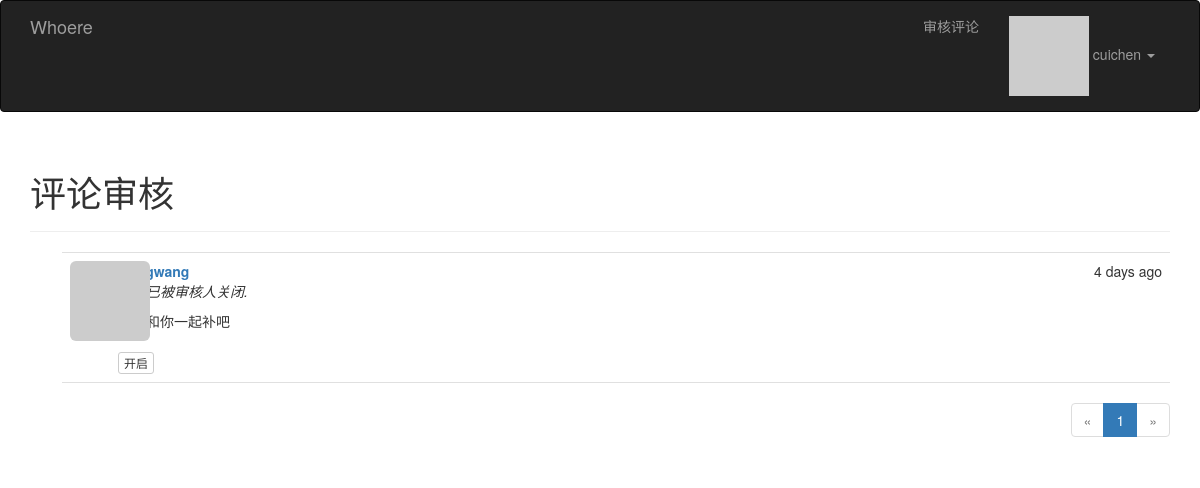
Screenshot of /moderate (signed in) with the database file from the repository.
### app/models.py (models this page shows, shortened)
class User(UserMixin, db.Model):
    __tablename__ = 'users'
    id = db.Column(db.Integer, primary_key=True)
    email = db.Column(db.String(64), unique=True, index=True)
    username = db.Column(db.String(64), unique=True, index=True)
    role_id = db.Column(db.Integer, db.ForeignKey('roles.id'))
    password_hash = db.Column(db.String(128))
    confirmed = db.Column(db.Boolean, default=False)
    name = db.Column(db.String(64))
    location = db.Column(db.String(64))
    about_me = db.Column(db.Text())
    member_since = db.Column(db.DateTime(), default=datetime.utcnow)
    last_seen = db.Column(db.DateTime(), default=datetime.utcnow)
    avatar_hash = db.Column(db.String(32))
    posts = db.relationship('Post', backref='author', lazy='dynamic')
    followed = db.relationship('Follow',
                               foreign_keys=[Follow.follower_id],
                               backref=db.backref('follower', lazy='joined'),
                               lazy='dynamic',
                               cascade='all, delete-orphan')
    followers = db.relationship('Follow',
                                foreign_keys=[Follow.followed_id],
                                backref=db.backref('followed', lazy='joined'),
                                lazy='dynamic',
                                cascade='all, delete-orphan')
    comments = db.relationship('Comment', backref='author', lazy='dynamic')
    @property
    def password(self):
        raise AttributeError('password is not a readable attribute')
    def can(self, permissions):
        return self.role is not None and \
            (self.role.permissions & permissions) == permissions
    def ping(self):
        self.last_seen = datetime.utcnow()
        db.session.add(self)
    def gravatar(self, size=100, default='identicon', rating='g'):
        if request.is_secure:
            url = 'https://secure.gravatar.com/avatar'
        else:
            url = 'http://www.gravatar.com/avatar'
        hash = self.avatar_hash or hashlib.md5(
            self.email.encode('utf-8')).hexdigest()
        return '{url}/{hash}?s={size}&d={default}&r={rating}'.format(
            url=url, hash=hash, size=size, default=default, rating=rating)

class Comment(db.Model):
    __tablename__ = 'comments'
    id = db.Column(db.Integer, primary_key=True)
    body = db.Column(db.Text)
    body_html = db.Column(db.Text)
    timestamp = db.Column(db.DateTime, index=True, default=datetime.utcnow)
    disabled = db.Column(db.Boolean)
    author_id = db.Column(db.Integer, db.ForeignKey('users.id'))
    post_id = db.Column(db.Integer, db.ForeignKey('posts.id'))

### app/main/views.py (the view)
@main.route('/moderate')
@login_required
@permission_required(Permission.MODERATE_COMMENTS)
def moderate():
    page = request.args.get('page', 1, type=int)
    pagination = Comment.query.order_by(Comment.timestamp.desc()).paginate(
        page, per_page=current_app.config['WHOERE_COMMENTS_PER_PAGE'],
        error_out=False)
    comments = pagination.items
    return render_template('moderate.html', comments=comments,
                           pagination=pagination, page=page)

### app/auth/views.py (called while the page is built)
@auth.before_app_request
def before_request():
    if current_user.is_authenticated:
        current_user.ping()
        if not current_user.confirmed \
                and request.endpoint \
                and request.endpoint[:5] != 'auth.' \
                and request.endpoint != 'static':
            return redirect(url_for('auth.unconfirmed'))

### app/main/__init__.py (called while the page is built)
@main.app_context_processor
def inject_permissions():
    return dict(Permission=Permission)

### app/main/views.py (called while the page is built)
@main.after_app_request
def after_request(response):
    for query in get_debug_queries():
        if query.duration >= current_app.config['WHOERE_SLOW_DB_QUERY_TIME']:
            current_app.logger.warning(
                'Slow query: %s\nParameters: %s\nDuration: %fs\nContext: %s\n'
                % (query.statement, query.parameters, query.duration,
                   query.context))
    return response

### app/models.py (called while the page is built)
@login_manager.user_loader
def load_user(user_id):
    return User.query.get(int(user_id))

### app/templates/moderate.html (shortened to what this page needs)
{% extends "base.html" %}
{% import "_macros.html" as macros %}
{% block page_content %}
<div class="page-header">
    <h1>评论审核</h1>
</div>
{% set moderate = True %}
{% include '_comments.html' %}
{% if pagination %}
<div class="pagination">
    {{ macros.pagination_widget(pagination, '.moderate') }}
</div>
{% endif %}
{% endblock %}

### app/templates/base.html (shortened to what this page needs)
{% extends "bootstrap/base.html" %}
{% block head %}
{{ super() }}
<link rel="stylesheet" type="text/css" href="{{ url_for('static', filename='styles.css') }}">
{% endblock %}
{% block navbar %}
<div class="navbar navbar-inverse" role="navigation">
    <div class="container">
        <div class="navbar-header">
            <a class="navbar-brand" href="{{ url_for('main.index') }}"> Whoere </a>
        </div>
        <div class="navbar-collapse collapse">
            <ul class="nav navbar-nav navbar-right">
                {% if current_user.can(Permission.MODERATE_COMMENTS) %}
                <li><a href="{{ url_for('main.moderate') }}">审核评论</a></li>
                {% endif %}
                {% if current_user.is_authenticated %}
                <li class="dropdown">
                    <a href="#" class="dropdown-toggle" data-toggle="dropdown">
                        <img src="{{ current_user.gravatar(size=18) }}">
                        {{current_user.username}} <b class="caret"></b>
                    </a>
                </li>
                {% else %}
                <li><a href="{{ url_for('auth.login') }}">登录</a></li>
                {% endif %}
            </ul>
        </div>
    </div>
</div>
{% endblock %}
{% block content %}
<div class="container">
    {% block page_content %}{% endblock %}
</div>
{% endblock %}

### app/templates/_comments.html
<ul class="comments">
    {% for comment in comments %}
    <li class="comment">
        <div class="comment-thumbnail">
            <a href="{{ url_for('.user', username=comment.author.username) }}">
                <img class="img-rounded profile-thumbnail" src="{{ comment.author.gravatar(size=40) }}">
            </a>
        </div>
        <div class="comment-content">
            <div class="comment-date">{{ moment(comment.timestamp).fromNow() }}</div>
            <div class="comment-author"><a href="{{ url_for('.user', username=comment.author.username) }}">{{ comment.author.username }}</a></div>
            <div class="comment-body">
                {% if comment.disabled %}
                <p><i>评论已被审核人关闭.</i></p>
                {% endif %}
                {% if moderate or not comment.disabled %}
                    {% if comment.body_html %}
                        {{ comment.body_html | safe }}
                    {% else %}
                        {{ comment.body }}
                    {% endif %}
                {% endif %}
            </div>
            {% if moderate %}
                <br>
                {% if comment.disabled %}
                <a class="btn btn-default btn-xs" href="{{ url_for('.moderate_enable', id=comment.id, page=page) }}">开启</a>
                {% else %}
                <a class="btn btn-danger btn-xs" href="{{ url_for('.moderate_disable', id=comment.id, page=page) }}">关闭</a>
                {% endif %}
            {% endif %}
        </div>
    </li>
    {% endfor %}
</ul>

### app/static/styles.css (style rules this page uses)
.profile-thumbnail { position: absolute; }
ul.comments { list-style-type: none; padding: 0px; margin: 16px 0px 0px 0px; }
ul.comments li.comment { margin-left: 32px; padding: 8px; border-bottom: 1px solid #e0e0e0; }
ul.comments li.comment:nth-child(1) { border-top: 1px solid #e0e0e0; }
div.comment-date { float: right; }
div.comment-author { font-weight: bold; }
div.comment-thumbnail { position: absolute; }
div.comment-content { margin-left: 48px; min-height: 48px; }
div.pagination { width: 100%; text-align: right; padding: 0px; margin: 0px; }

### rows the page displays
User: username "cuichen"
Comment: timestamp "4 days ago", author.username "wangwang", disabled "评论已被审核人关闭.", body_html "哎我和你一起补吧"

### other values shown
{{ p }} "1"
